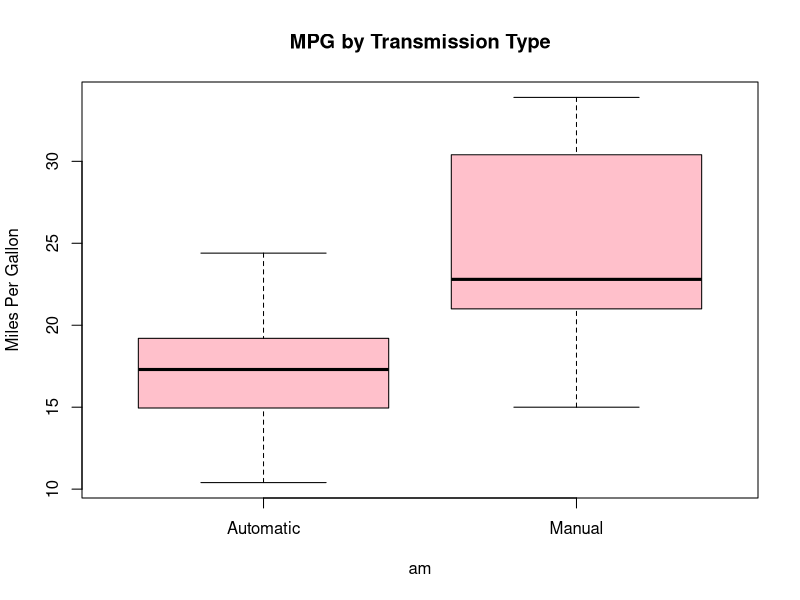
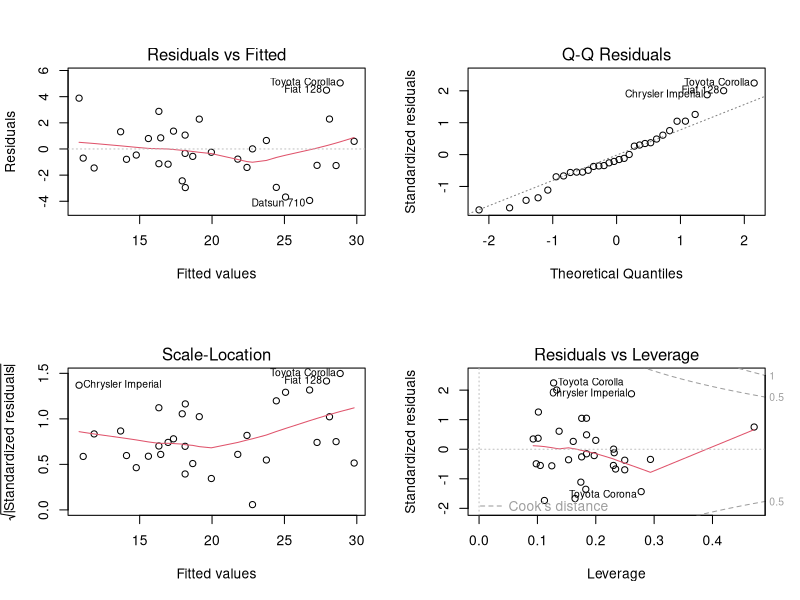

Reproduce these figures in R, in order.
## ---- chunk 1
library(datasets)
str(mtcars)
## ---- chunk 2
mtcars$am<-factor(mtcars$am)
levels(mtcars$am)<-c("Automatic", "Manual")
mtcars$cyl<-factor(mtcars$cyl)
levels(mtcars$cyl)<-c("4cyl", "6cyl", "8cyl")
mtcars$vs<-factor(mtcars$vs)
levels(mtcars$vs)<-c("V-shape", "Straight")
mtcars$gear<-factor(mtcars$gear)
levels(mtcars$vs)<-c("3", "4", "5")
mtcars$carb<-factor(mtcars$carb)
levels(mtcars$carb)<-c("1", "2", "3", "4", "5", "6", "7", "8")
## ---- chunk 3
summary(mtcars$mpg)
table(mtcars$am)
## ---- chunk 4
boxplot(mpg~am, data=mtcars, ylab="Miles Per Gallon", main="MPG by Transmission Type", col="pink")
## ---- chunk 5
t.test(mpg~am, data=mtcars)
## ---- chunk 6
fullmodel<-lm(mpg~am+cyl+disp+hp+drat+wt+vs+carb, data=mtcars); # i.e, full without qsec and gears
summary(fullmodel)
## ---- chunk 7
best<-step(fullmodel, direction="both"); # hidden to save space
## ---- chunk 8
summary(best)
## ---- chunk 9
par(mfrow=c(2,2))
plot(best)
## ---- chunk 10
# Vehicle weight
with(mtcars, cor.test(mpg, wt))[4:3]
# Horsepower
with(mtcars, cor.test(mpg, hp))[4:3]
# Displacement
with(mtcars, cor.test(mpg, disp))[4:3]
# Rear axle ratio
with(mtcars, cor.test(mpg, drat))[4:3]
# 1/4 mile time
with(mtcars, cor.test(mpg, qsec))[4:3]
# V/S (shape of engine)
t.test(mpg~vs, data=mtcars)[3]
# Number of cylinders
summary(lm(mpg~cyl, data=mtcars))$coef
# Number of gears
summary(lm(mpg~gear, data=mtcars))$coef
# Number of carburetors
summary(lm(mpg~carb, data=mtcars))$coef
